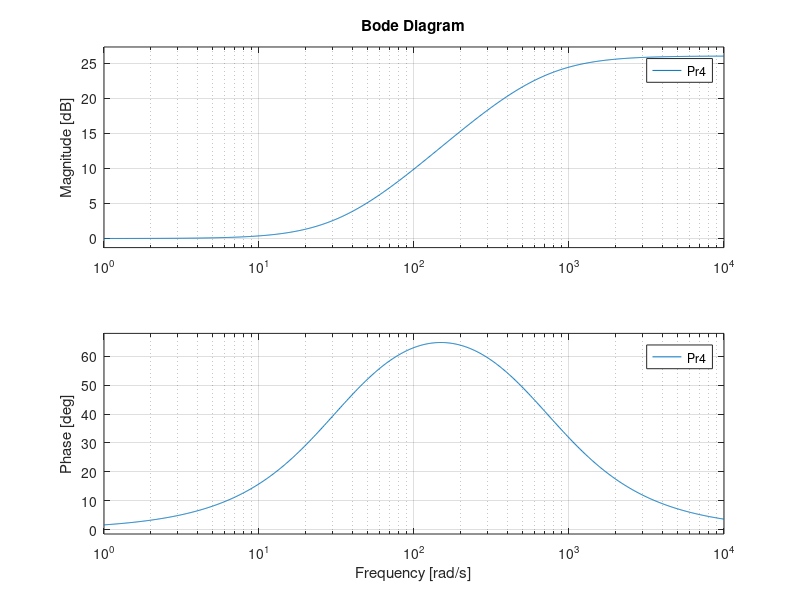

The MATLAB script that drew this image: (Note: this script raises an error after producing the figure.)
%% Variable of the system
close all;
clear all;
clc;
% Numerical parameters of the system
m = 1.55;
g = 9.81;
Jx = 0.029145975;
Jy = 0.029418104;
Jz = 0.055519004;
L = 1;
% At the equilibrium (Linearization)
U_star = [-m*g 0 0 0];
X_star = [0 0 0 0 10 0 0 0 0 0 0 0 0 0 0 0];

%% Linear System & Analysis of Controllability and Observability

% Matrix A of the whole system
A = [0 1 0 0 0 0 0 0 0 0 0 0 0 0 0 0;
     0 0 0 0 0 0 0 g 0 0 0 0 0 0 0 0;
     0 0 0 1 0 0 0 0 0 0 0 0 0 0 0 0;
     0 0 0 0 0 0 -g 0 0 0 0 0 0 0 0 0;
     0 0 0 0 0 1 0 0 0 0 0 0 0 0 0 0;
     0 0 0 0 0 0 0 0 0 0 0 0 0 0 0 0;
     0 0 0 0 0 0 0 0 0 1 0 0 0 0 0 0;
     0 0 0 0 0 0 0 0 0 0 1 0 0 0 0 0;
     0 0 0 0 0 0 0 0 0 0 0 1 0 0 0 0;
     0 0 0 0 0 0 0 0 0 0 0 0 0 0 0 0;
     0 0 0 0 0 0 0 0 0 0 0 0 0 0 0 0;
     0 0 0 0 0 0 0 0 0 0 0 0 0 0 0 0;
     0 0 0 0 0 0 0 0 0 0 0 0 0 1 0 0;
     0 0 0 0 0 0 0 -g 0 0 0 0 g/L 0 0 0;
     0 0 0 0 0 0 0 0 0 0 0 0 0 0 0 1;
     0 0 0 0 0 0 g 0 0 0 0 0 0 0 g/L 0];
 
 % Matrix A consedering only the states of the pendulum
 Ap = [0 1 0 0;
       g/L 0 0 0;
       0 0 0 1;
       0 0 g/L 0];
   
 % Matrix B of the whole system
 B = [0 0 0 0;
      0 0 0 0;
      0 0 0 0;
      0 0 0 0;
      0 0 0 0;
      -1/m 0 0 0;
      0 0 0 0;
      0 0 0 0;
      0 0 0 0;
      0 1/Jx 0 0;
      0 0 1/Jy 0;
      0 0 0 1/Jz;
      0 0 0 0;
      0 0 0 0;
      0 0 0 0;
      0 0 0 0];
  
% Matrix C for the whole system, considering all the outputs (used for 
% Frequency shaped control
C = eye(16); % I am interested in the whole set of states

% Matrix C of the whole system, considering as exits the position of 
% the drone, RPY and the pole
%   C = [1 0 0 0 0 0 0 0 0 0 0 0 0 0 0 0;
%        0 0 1 0 0 0 0 0 0 0 0 0 0 0 0 0;
%        0 0 0 0 1 0 0 0 0 0 0 0 0 0 0 0;
%        0 0 0 0 0 0 1 0 0 0 0 0 0 0 0 0;
%        0 0 0 0 0 0 0 1 0 0 0 0 0 0 0 0;
%        0 0 0 0 0 0 0 0 1 0 0 0 0 0 0 0;
%        0 0 0 0 0 0 0 0 0 0 0 0 1 0 0 0;
%        0 0 0 0 0 0 0 0 0 0 0 0 0 0 1 0];
 
% Matrix A consedering only the states of the pendulum
Cp = [1 0 0 0;
      0 0 1 0];
%Controllability Matrix of the whole system 
CO = ctrb(A,B);
Rc = rank(CO);

% Observability Matrix of the system considering the whole system
%   OB = obsv(A,C);
%   Ro = rank(OB);

%Observability Matrix of the pendulum only 
OBp = obsv(Ap,Cp);
Rop = rank(OBp);

%I define the polynomial that contains the solutions I'd have as eigenvalues
%of the matrix A+HC
P = [-1 -5 -12 -2];
P1 = [-10 -50 -120 -20];

%https://it.mathworks.com/help/control/getstart/pole-placement.html
H = transpose(place(Ap',-Cp',P));
H1 = transpose(place(Ap',-Cp',P1));

eig(Ap+H*Cp)
eig(Ap+H1*Cp)


%% Frequency Shaped Control
%ATTENTION:
%ATTENTION:
%ATTENTION:
%ATTENTION: This sketch is equal to the Drone_Control_CASY file but without
%the filters on X13 and X15. The comments here are not updated, then check
%the ones in "Drone_Control_CASY".

Fullsys = ss(A,B,C,0);
FullsysDist = c2d(Fullsys, 0.004, 'Tustin');
G = tf(Fullsys); %G is a matrix-like transfer function, as it is actually composed
%by 16x4 tf. As matter of fact, we have for each input (4 in total) a tf
%for each output (16 in total)

%Now I need to generate the filters for the inputs and for the combination
%of states (y), which in this case are just the states, as can be seen
%studying the matrix C that is an Identity matrix. 
%This means that for the 'y' I have to generate 16 filters, one per state.


%FILTER FOR X1, I.E. THE POSITION ALONG X
%The filter I will implement is an high-pass filter, in this way actually we 
%will filter-out the high frequencies, as with the LQR control we have to 
%minimize a cost function J where the component with an higher weight are
%the ones more penalized.

%My project is to implement a control that allows the drone to performe a
%circumference at constant height. For this reason the filter for the X and
%Y position must have a resonant peak at a frequency strictly related to
%the angular velocity with which we want to performe the circle:
%omega=2*pi*frequency. In this way the position along X and Y will be
%forced to have a circular behavior. 
%Since the FS LQR penalized the frequency with an higher weight, the resonant
%peak has to be negative. In this way all the frequency, except for the one
%choosen, will be penalized and then eliminated.

%Another consideration is keeping the gain of the whole frequency domain 
%lower than the gains of Roll, Pitch & Yaw, and respectives angular 
%velocities, as my first goal is to maintain the system in a linear region 
%of operation.


omega1 = 3; %I assume a radius of 0.5m with a tangential velocity of 1.5m/s
gain1 = 500;
Pq1 = tf(gain1, [1, 0, omega1^2]);
% Pq1 = tf(gain1*[1, 0, (omega1)^2], [1, 7, 10]); %The denominator is
% %randomly chosen in order to obtain a feasible transfer function (relative
% %degree <= 0), and being careful to get a stable filter.

bode(Pq1); grid on; legend;

[Aq1,Bq1,Cq1,Dq1] = tf2ss(gain1, [1, 0, omega1^2]); 

% [Aq1,Bq1,Cq1,Dq1] = tf2ss(gain1*[1, 0, (omega1)^2], [1, 7, 10]); 
%Matrices A,B,C,D for this filter


%FILTER FOR X2, I.E. THE VELOCITY ALONG X
%For the velocity along X we do not have any special request, then a
%constant gain will be applied.

gain2 = 20; %ten times higher (10dB) than the linear velocities 
Pq2 = tf(gain2, 1);

bode(Pq2); grid on; legend;

[Aq2,Bq2,Cq2,Dq2] = tf2ss(gain2, 1);%Matrices A,B,C,D for this filter


%FILTER FOR X3, I.E. THE POSITION ALONG Y
%Same filter of X1 for the same reason

omega3 = 3; %I assume a radius of 0.5m with a tangential velocity of 1.5m/s
gain3 = 500;
Pq3 = tf(gain3, [1, 0, omega3^2]);
% Pq3 = tf(gain3*[1, 0, (omega3)^2], [1, 7, 10]); %The denominator is
% % %randomly chosen in order to obtain a feasible transfer function (relative
% % %degree <= 0), and being careful to get a stable filter.

bode(Pq3); grid on; legend;

[Aq3,Bq3,Cq3,Dq3] = tf2ss(gain3, [1, 0, omega3^2]); 
% [Aq3,Bq3,Cq3,Dq3] = tf2ss(gain3*[1, 0, (omega3)^2], [1, 7, 10]); 
%Matrices A,B,C,D for this filter



%FILTER FOR X4, I.E. THE VELOCITY ALONG Y
%Same filter of X2 for the same reason

gain4 = 20; %ten times higher (10dB) than the linear velocities 
Pq4 = tf(gain4, 1);

bode(Pq4); grid on; legend;

[Aq4,Bq4,Cq4,Dq4] = tf2ss(gain4, 1);%Matrices A,B,C,D for this filter


%FILTER FOR X5, I.E. THE POSITION ALONG Z
%Here the filter we want is something that acts as an integrator. Indeed if
%we want to control our drone in order to let it make circle in air at a
%constant height we must have a zero error for the position along z. To
%achieve this result we must be sure that a constant disturb (such as a
%wrong data for the mass), will be removed, then an integrator will be
%implemented.
%Since the FS LQR penalized the frequency with an higher weight, if we
%implement an integrator, this will give an infinite weight to the
%component at omega=0, then the FS LQR will penalized this frequency the
%most.

gain5 = 20;
Pq5 = tf(gain5, [1, 0]);
bode(Pq5); grid on; legend;

[Aq5,Bq5,Cq5,Dq5] = tf2ss(gain5, [1, 0]); 
%Matrices A,B,C,D for this filter

%FILTER FOR X6, I.E. THE VELOCITY ALONG Z 
%same thing of X2

gain6 = 20; %ten times higher (10dB) than the linear velocities 
Pq6 = tf(gain6, 1);

bode(Pq6); grid on; legend;

[Aq6,Bq6,Cq6,Dq6] = tf2ss(gain6, 1);%Matrices A,B,C,D for this filter


%FILTER FOR X7, I.E. THE ROLL ANGLE
%What we need for RPY and their velocity is a filter that gives to them an
%high gain, then an high weight, in the whole frequency range. In this way,
%the cost function will try to minimize their variations. We want this to
%keep the model inside the linear region.
%Actually the linearity of RPY is the most important, then the gain for
%them will be slightly higher than the one on the angular velocities.

gain7 = 70; %ten times higher (10dB) than the linear velocities 
Pq7 = tf(gain7, 1);

bode(Pq7); grid on; legend;

[Aq7,Bq7,Cq7,Dq7] = tf2ss(gain7, 1);%Matrices A,B,C,D for this filter


%FILTER FOR X8, I.E. THE PITCH ANGLE
%Same of X7

gain8 = 70; %ten times higher (10dB) than the linear velocities 
Pq8 = tf(gain8, 1);

bode(Pq8); grid on; legend;

[Aq8,Bq8,Cq8,Dq8] = tf2ss(gain8, 1);%Matrices A,B,C,D for this filter


%FILTER FOR X9, I.E. THE YAW ANGLE
%Same of X7

gain9 = 70; %ten times higher (10dB) than the linear velocities 
Pq9 = tf(gain9, 1);

bode(Pq9); grid on; legend;

[Aq9,Bq9,Cq9,Dq9] = tf2ss(gain9, 1);%Matrices A,B,C,D for this filter


%FILTER FOR X10, I.E. THE ANGULAR VELOCITY ASSOCIATED TO ROLL
%Same of X7. The only difference is that on the velocity I choose a gain
%slightly lower than the one on RPY, as the linearity of RPY is more
%relevant to keep the drone in the linear model.

gain10 = 50; %ten times higher (10dB) than the linear velocities 
Pq10 = tf(gain10, 1);

bode(Pq10); grid on; legend;

[Aq10,Bq10,Cq10,Dq10] = tf2ss(gain10, 1);%Matrices A,B,C,D for this filter


%FILTER FOR X11, I.E. THE ANGULAR VELOCITY ASSOCIATED TO PITCH
%Same of X10

gain11 = 50; %ten times higher (10dB) than the linear velocities 
Pq11 = tf(gain11, 1);

bode(Pq11); grid on; legend;

[Aq11,Bq11,Cq11,Dq11] = tf2ss(gain11, 1);%Matrices A,B,C,D for this filter


%FILTER FOR X12, I.E. THE ANGULAR VELOCITY ASSOCIATED TO YAW
%Same of X10

gain12 = 50; %ten times higher (10dB) than the linear velocities 
Pq12 = tf(gain12, 1);

bode(Pq12); grid on; legend;

[Aq12,Bq12,Cq12,Dq12] = tf2ss(gain12, 1);%Matrices A,B,C,D for this filter


%FILTER FOR X13, I.E. THE POSITION a OF THE POLE
%As said for RPY, our goal is to keep the system in a configuration where
%the behavoir is well described by the linear model. For this reason, a
%similar filter to the ones of RPY can be built.

gain13 = 70; %ten times higher (10dB) than the linear velocities 
Pq13 = tf(gain13, 1);

bode(Pq13); grid on; legend;

[Aq13,Bq13,Cq13,Dq13] = tf2ss(gain13, 1);%Matrices A,B,C,D for this filter


%FILTER FOR X14, I.E. THE VELOCITY ASSOCIATED TO a 
%Same of X13. But here again the linearity on the position is more
%important than the linearity on the velocity, then a lower gain will be
%associated to 'Va' and 'Vb'.

gain14 = 50; %ten times higher (10dB) than the linear velocities 
Pq14 = tf(gain14, 1);

bode(Pq14); grid on; legend;

[Aq14,Bq14,Cq14,Dq14] = tf2ss(gain14, 1);%Matrices A,B,C,D for this filter


%FILTER FOR X15,  I.E. THE POSITION b OF THE POLE
%Same of X13

gain15 = 70; %ten times higher (10dB) than the linear velocities 
Pq15 = tf(gain15, 1);

bode(Pq15); grid on; legend;

[Aq15,Bq15,Cq15,Dq15] = tf2ss(gain15, 1);%Matrices A,B,C,D for this filter


%FILTER FOR X16, I.E. THE VELOCITY ASSOCIATED TO b
%Same of X13

gain16 = 50; %ten times higher (10dB) than the linear velocities 
Pq16 = tf(gain16, 1);

bode(Pq16); grid on; legend;

[Aq16,Bq16,Cq16,Dq16] = tf2ss(gain16, 1);%Matrices A,B,C,D for this filter



%Let's see now how to built the filters for the 4 inputs. The most
%resonable design is 4 filters to eliminate the high frequency content of
%the control action. Such a filter has to amplify high frequencies, in
%this way the cost function J will minimize that contribute.

%FILTER FOR U1, I.E. THE TRUST

tau1u1 = 0.5; %In this way the zero will be in -2
tau2u1 = tau1u1/20; %In this way the pole will be in -40

Pr1 = tf(0.2*[tau1u1, 1], [tau2u1, 1]); %I calculate the tf to obtain later the
%matrices A,B,C,D
bode(Pr1); grid on; legend;

[Ar1,Br1,Cr1,Dr1] = tf2ss(0.2*[tau1u1 1],[tau2u1 1]);%Matrices A,B,C,D for this filter


%FILTER FOR U2, I.E. THE TORQUE AROUND X

tau1u2 = 0.03; %In this way the zero will be in -2 (Not true anymore)
tau2u2 = tau1u2/20; %In this way the pole will be in -40 (Not true anymore)

Pr2 = tf([tau1u2, 1], [tau2u2, 1]); %I calculate the tf to obtain later the
%matrices A,B,C,D
bode(Pr2); grid on; legend;

[Ar2,Br2,Cr2,Dr2] = tf2ss([tau1u2 1],[tau2u2 1]);%Matrices A,B,C,D for this filter


%FILTER FOR U3, I.E. THE TORQUE AROUND Y

tau1u3 = 0.03; %In this way the zero will be in -2
tau2u3 = tau1u3/20; %In this way the pole will be in -40

Pr3 = tf([tau1u3, 1], [tau2u3, 1]); %I calculate the tf to obtain later the
%matrices A,B,C,D
bode(Pr3); grid on; legend;

[Ar3,Br3,Cr3,Dr3] = tf2ss([tau1u3 1],[tau2u3 1]);%Matrices A,B,C,D for this filter


%FILTER FOR U4, I.E. THE TORQUE AROUND Z

tau1u4 = 0.03; %In this way the zero will be in -2
tau2u4 = tau1u4/20; %In this way the pole will be in -40

Pr4 = tf([tau1u4, 1], [tau2u4, 1]); %I calculate the tf to obtain later the
%matrices A,B,C,D
bode(Pr4); grid on; legend;

[Ar4,Br4,Cr4,Dr4] = tf2ss([tau1u4 1],[tau2u4 1]);%Matrices A,B,C,D for this filter

%WRONG (da eliminare se non mi dovesse servire poi)
% [m1,n1]=size(Aq1); [m2,n2]=size(Aq2); [m3,n3]=size(Aq3); [m4,n4]=size(Aq4);
% [m5,n5]=size(Aq5); [m6,n6]=size(Aq6); [m7,n7]=size(Aq7); [m8,n8]=size(Aq8);
% [m9,n9]=size(Aq9); [m10,n10]=size(Aq10); [m11,n11]=size(Aq1); [m12,n12]=size(Aq12);
% [m13,n13]=size(Aq13); [m14,n14]=size(Aq14); [m15,n15]=size(Aq15); [m16,n16]=size(Aq16);

%EXTENDED SYSTEM 
%From the theory of the FS LQR I can understand which are the structures
%of the matrices Aa, Ba, Ca that define the extended system. The problem is
%that the known structure works when we have a single matrix Aq, Bq, Ar, Br
%whereas here I have multiple of those. Then, in order to apply the
%formulas of the theory I need to built a unique matrix Aq, Bq, Ar and Br. 
%The structure of those matrices can be deducted thinking about the result 
%we are trying to achive. What we need are diagonal matrices composed, on
%the diagonal, by the single matrices of the filters (e.g. Aq1, Aq2, Aq3
%etc..).

%Actually, as many matrix Aq_i do not exist, the matrix Aq is just 5x5.
%This are the states of the actual filter on the states of the system.
%Indeed, only on x1, x3, and x5 I have designed a real filter. For the
%other states I just used a constant gain that is pretty useless as those
%gains where designed for a different scenario that is not anymore used.
%Those gains are replaced by the matrix Q (see below).
Aq = blkdiag(Aq1,Aq2,Aq3,Aq4,Aq5,Aq6,Aq7,Aq8,Aq9,Aq10,Aq11,Aq12,Aq13,Aq14,Aq15,Aq16);
[mmm,nnn] = size(Aq);

%For the same reason explained for Aq, also the matrix Bq is just a 5x3
%matrix.
Bq = blkdiag(Bq1,Bq2,Bq3,Bq4,Bq5,Bq6,Bq7,Bq8,Bq9,Bq10,Bq11,Bq12,Bq13,Bq14,Bq15,Bq16);
[jjj,kkk] = size(Bq);

%Matrix used to select the state of the system to be filtered, i.e. x,y,z.
%This matrix is employed in the composition of the matrix Aa. In this way
%doing Bq*CC (so in matrix dimension 5x3*3x16) we get a 5x16 matrix that is
%suitable to interface the states of the 3 state filters (on x,y and z) with
%the 16 states of the system (drone+pole).
CC = [1, zeros(1,15);
      0, 0, 1, zeros(1,13);
      0, 0, 0, 0, 1, zeros(1,11)];
[eta,ni] = size(CC);

%For Cq and Dq the same approach used for Aq and Bq is employed, the only
%difference is that in the following case only the relevant matrices are
%inserted just for sake of semplicity (no real difference is present
%though).
Cq = [Cq1, 0, 0, 0;
      zeros(1, 5);
      0, 0, Cq3, 0;
      zeros(1, 5);
      0, 0, 0, 0,Cq5;
      zeros(11,5)];
[teta2,rho2] = size(Cq);
Dq = blkdiag(Dq1,Dq2,Dq3,Dq4,Dq5,Dq6,Dq7,Dq8,Dq9,Dq10,Dq11,Dq12,Dq13,Dq14,Dq15,Dq16);
[teta,rho] = size(Dq);

%WRONG (da eliminare se non mi dovesse servire poi)
%As many matrices Aq_i actually do not exist, if I put them as input of the
%matlab command 'blkdiag', this will neglect them. This will cause problem
%of dimensions when we try to built the matrices of the extend system (Aa,
%Ba and Ca). The solution is substitute those inexistent matrices with a
%zero, therefore a row of zero will be introduced in that position. 
% 
% Aqq = blkdiag(Aq1,0,Aq3,0,Aq5,0,0,0,0,0,0,0,0,0,0,0);
% [mm,nn] = size(Aqq);
% Bqq = blkdiag(Bq1,0,Bq3,0,Bq5,0,0,0,0,0,0,0,0,0,0,0);
% [jj,kk] = size(Bqq);
% Cqq = blkdiag(Cq1,0,Cq3,0,Cq5,0,0,0,0,0,0,0,0,0,0,0);
% [m,n] = size(Cqq);
% Dqq = blkdiag(Dq1,Dq2,Dq3,Dq4,Dq5,Dq6,Dq7,Dq8,Dq9,Dq10,Dq11,Dq12,Dq13,Dq14,Dq15,Dq16);
% [j,k] = size(Dqq);

%For this system Ca is nothing but a indentity matrix 38x38
% Ca = [C, zeros(16, nn+ss);
%       zeros(mm, 16), eye(mm), zeros(mm, ss);
%       zeros(tt, 16+nn), eye(tt)];
% FINE DEL WRONG

%For this 4 matrices the approach is quite straight-forward once understood
%the logic behind Aq, Bq, Cq and Dq.
Arr = blkdiag(Ar1,Ar2,Ar3,Ar4);
[tt,ss] = size(Arr);
Brr = blkdiag(Br1,Br2,Br3,Br4);
Crr = blkdiag(Cr1,Cr2,Cr3,Cr4);
[t,s] = size(Crr);
Drr = blkdiag(Dr1,Dr2,Dr3,Dr4);
[e,f] = size(Drr);

%Once the previous matrices are correctly defined, the generation of Aa,
%Ba and Ca is quite straight-forward using the standard formulas. The only
%task to be done is to correctly choose the zeros dimensions.  
Aa = [A, zeros(16, nnn+ss);
      Bq*CC, Aq, zeros(mmm, ss)
      zeros(tt, 16+nnn), Arr];
[ee,ff] = size(Aa);


Ba = [B;
      zeros(mmm, ss);
      Brr];
[gg,hh] = size(Ba);
 
%(To understand this part, check also the notes on GoodNotes pg. 76-77-78)
%I will built now other two matrix: Ca and Cb. Ca is used to performe
%ya=Ca*xa, and so is used to select 12 states (3 of the drone, 5
%related to the 3 filters built for x,y,z, finally 4 for the states of the 
%filters of the inputs).
%Cb is used to performe y=Cb*xa and is designed to collect all the states not
%included in ya.

%With the first 3 rows I select x, y and z, then with the following 5
%rows I select all the states Zq, finally with the last 4 rows I select Zr.
% Ca = [1, zeros(1,24);
%       0, 0, 1, zeros(1,22);
%       0, 0, 0, 0, 1, zeros(1,20);
%       zeros(5,16), eye(5), zeros(5,4);
%       zeros(4,16+5), eye(4)];
Ca = eye (25);
  
%With the first 3 rows I select Vx, Vy and Vz, then with the following 10
%rows I select all the remaining states of the system drone+pole.
% Cb = [0, 1, zeros(1,23);
%       0, 0, 0, 1, zeros(1,21);
%       0, 0, 0, 0, 0, 1, zeros(1,19);
%       zeros(10,6), eye(10), zeros(10,5+4)];

%Now we have all the tools to define the equivalent Q, R, N matrices (Qa, 
%Ra, Na) used in the cost function J of the extended system
%Note that with the approach we are using (the one described in the notes 
%on GoodNotes pg. 76-77-78, Qa includes the weights only for the states
%related to the filters, then x,y,z, 5 Zq and 4 Zr)
Qa = [(Dq')*Dq, (Dq')*Cq, zeros(rho, s);
      (Cq')*Dq, (Cq')*Cq, zeros(rho2, s);
      zeros(s, rho+rho2), (Crr')*Crr];
  
Na = [zeros(25-4, f); (Crr')*Drr]; 
Ra = Drr'*Drr;

%The matrices just found are useful to define the cost function of the
%extended system, but this cost fuction as a problem very similar to a
%cross-coupled LQR, then we can define a new A, Q and u (ABar, QBar, uBar)
%that allows us to redefine the same problem without the cross-coupling
%between x and u.

ABar = Aa-Ba*(inv(Ra))*(Na')*Ca;
QBar = Qa-Na*(inv(Ra))*(Na');

%Checking the controllability of the system 
digitsOld = digits(40); %This increases the number of significant digits 
%after the coma
COa = ctrb(vpa(ABar), vpa(Ba)); %vpa is used to performe calculations with 
%the number of digits previously selected
disp(rank(vpa(COa)));
%disp(rank(ctrb(ABar, Ba)));


%Even if thru the previous commands seems that the obtained system is not
%controllable, as the rank is not maximum, this is not true. Indeed Matlab,
%probably because the computations are really hard gets confused. To
%demonstrate that the rank is actually 25 I will "manually" compute the
%rank of a part of the controllability matrix. Doing so is possible to see
%that for all the components showed below the rank results to be 25. Then,
%just completing the controllability matrix, so just adding new colums, the
%rank starts decreasing, and this is absurd. Then we can say that 
%ctrb(ABar, Ba) as rank = 25.

% rank([Ba, Aa*Ba, Aa^2*Ba, Aa^3*Ba, Aa^4*Ba, Aa^5*Ba, Aa^6*Ba, Aa^7*Ba, Aa^8*Ba, Aa^9*Ba, Aa^10*Ba])
rank([Ba, ABar*Ba, ABar^2*Ba, ABar^3*Ba, ABar^4*Ba, ABar^5*Ba, ABar^6*Ba, ABar^7*Ba, ABar^8*Ba, ABar^9*Ba, ABar^10*Ba, ABar^11*Ba, ABar^12*Ba, ABar^13*Ba, ABar^14*Ba, ABar^15*Ba, ABar^16*Ba, ABar^17*Ba, ABar^18*Ba]);
rank([Ba, ABar*Ba, ABar^2*Ba, ABar^3*Ba, ABar^4*Ba, ABar^5*Ba, ABar^6*Ba, ABar^7*Ba]);
%CHECK A MANO DEL RANK
% H = sqrt(QBar);
H = [Dq, Cq, zeros(16,4)];
disp('Detectability FLQ:');
disp(rank(obsv(Aa, H*Ca)));

%{
H = [Dqq, Cqq, zeros(j, s)];

disp('Stabilizability FLQ:');
disp(rank(ctrb(ABar, Ba)));
% disp('Detectability FLQ:');
% disp(rank(obsv(ABar, H*Ca)));

 disp('Stabilizability FLQ:');
 disp(rank(ctrb(ABar, Ba)));

%To find uBar = -KBar*x_a, I must find KBar first (KBar = ((Ra)^(-1))*Ba'*S).
%But to find KBar I need to know S, that is the solution of the ARE. So
%thanks to the command 'are' I can determine the solution S:


[Kf,S,CLP] = lqr(Aa, Ba, (Ca')*Qa*Ca, Ra, Ca'*Na);

%}

% S = are(ABar, Ba*(inv(Ra))*(Ba'), Ca'*QBar*Ca);

%The vector q contains all the weights for the states of the filter that
%are not filtered, but the still need to be controlled be the cost function
%J. The logic behind the chosen values are the same explained for the
%'filters' (actually just a gain) previously uselessly designed for these
%states.

% q = [40 40 40 900 900 900 60 60 60 900 60 900 60];

%To be used in the cost function the vector q must be transform in a
%diagonal matrix.

% Q = diag (q);

%Qe is an extended matrix that takes into account both the weights of the
%filtered states (QBar) and of the un-filtered once (Q). The zeros are
%needed to make it squared.

% Qe = [QBar, zeros(12, 13);
%       zeros(13, 12), Q];
  
%Now that I have a matrix Qe that includes the weights for the whole
%extended system, I have also to define a matrix Ce that includes the
%caracteristics of the two matric C, I have already used)

% Ce = [Ca;
%       Cb];

%Now that the extended system has been fully described, and all the
%problems has been solved, the Algebraic Riccati Equation can be solved.
S = are(ABar, Ba*(inv(Ra))*(Ba'), Ca'*QBar*Ca);


%If we prefer to use the command 'lqr' this can be done. Be careful because
%we have to select as matrix N, the matrix zeros(25,4), because we have
%already solve the cross-coupled problem 'manually'. Indeed the command
%'lqr' foresee to solve by itself the cross-coupled problem.
%[Kf,S,CLP] = lqr(ABar, Ba, (Ce')*QBar*Ca, Ra, zeros(25,4));

KBar = inv(Ra)*(Ba')*S;
disp(eig(ABar-Ba*KBar));

%See the slide about the frequency shaped controll to understand why Ka is
%define like this.
Ka = KBar+inv(Ra)*Na'*Ca;

%If all the eigenvalues have a negative real part, then the system is
%stabilized
disp(eig(Aa-Ba*Ka));

%In the following lines we have an example of LQR control
q_lqr = [1, 1, 1, 1, 1, 1, 15, 15, 15, 10, 10, 10, 15, 10, 15, 10];
Q_lqr = diag (q_lqr);

r_lqr = [2, 2, 2, 2];
R_lqr = diag (r_lqr);
[K_lqr,S,CLP] = lqr(A, B, Q_lqr, R_lqr, zeros(16,4));


[K_dlqr,S_d,CLP_d] = dlqr(A, B, Q_lqr, R_lqr, zeros(16,4));

piru_I_II = [0 -1 0;
            1 0 0;
            0 0 1];

piru_B_I = [-1 0 0;
            0 1 0;
            0 0 -1];
        
        
piru_B_II = piru_B_I * piru_I_II;
 